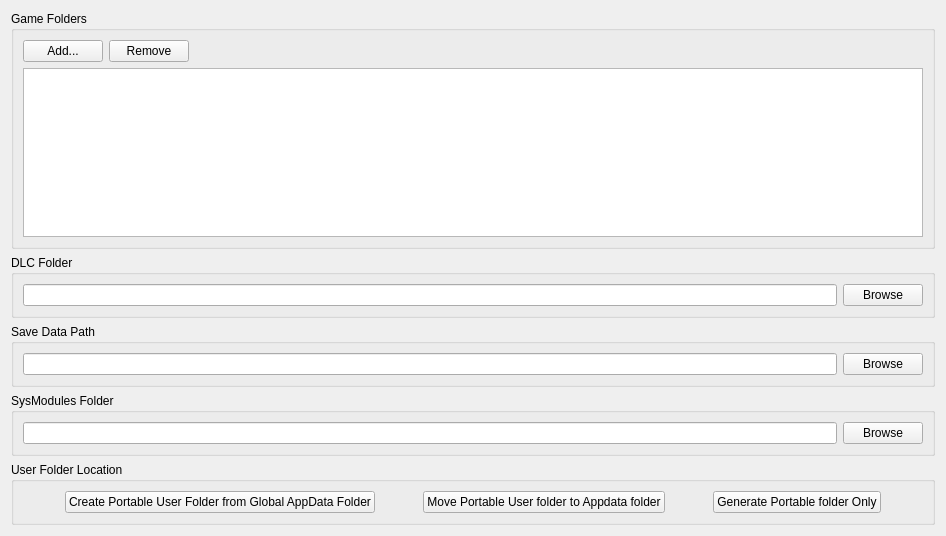
						<widget class="QWidget" name="pathsTabContents">
							<property name="geometry">
								<rect>
									<x>0</x>
									<y>0</y>
									<width>946</width>
									<height>536</height>
								</rect>
							</property>
							<layout class="QVBoxLayout" name="pathsTabLayout">
								<item>
									<widget class="QGroupBox" name="gameFoldersGroupBox">
										<property name="title">
											<string>Game Folders</string>
										</property>
										<layout class="QVBoxLayout" name="verticalLayout">
											<item>
												<layout class="QHBoxLayout" name="horizontalLayout_3">
													<item>
														<widget class="QPushButton" name="addFolderButton">
															<property name="text">
																<string>Add...</string>
															</property>
														</widget>
													</item>
													<item>
														<widget class="QPushButton" name="removeFolderButton">
															<property name="text">
																<string>Remove</string>
															</property>
														</widget>
													</item>
													<item>
														<spacer name="horizontalSpacer">
															<property name="orientation">
																<enum>Qt::Orientation::Horizontal</enum>
															</property>
															<property name="sizeHint" stdset="0">
																<size>
																	<width>40</width>
																	<height>20</height>
																</size>
															</property>
														</spacer>
													</item>
												</layout>
											</item>
											<item>
												<widget class="QListWidget" name="gameFoldersListWidget"/>
											</item>
										</layout>
									</widget>
								</item>
								<item>
									<widget class="QGroupBox" name="dlcFolderGroupBox_2">
										<property name="title">
											<string>DLC Folder</string>
										</property>
										<layout class="QVBoxLayout" name="dlcFolderGroupBox">
											<item>
												<layout class="QHBoxLayout" name="horizontalLayout_17">
													<item>
														<widget class="QLineEdit" name="currentDLCFolder">
															<property name="readOnly">
																<bool>true</bool>
															</property>
														</widget>
													</item>
													<item>
														<widget class="QPushButton" name="folderButton">
															<property name="text">
																<string>Browse</string>
															</property>
														</widget>
													</item>
												</layout>
											</item>
										</layout>
									</widget>
								</item>
								<item>
									<widget class="QGroupBox" name="saveDataGroupBox">
										<property name="title">
											<string>Save Data Path</string>
										</property>
										<layout class="QVBoxLayout" name="saveDataLayout">
											<item>
												<layout class="QHBoxLayout" name="horizontalLayout_4">
													<item>
														<widget class="QLineEdit" name="currentSaveDataPath">
															<property name="readOnly">
																<bool>true</bool>
															</property>
														</widget>
													</item>
													<item>
														<widget class="QPushButton" name="browseButton">
															<property name="text">
																<string>Browse</string>
															</property>
														</widget>
													</item>
												</layout>
											</item>
										</layout>
									</widget>
								</item>
								<item>
									<widget class="QGroupBox" name="SysModulesFolderGroupBox_2">
										<property name="title">
											<string>SysModules Folder</string>
										</property>
										<layout class="QVBoxLayout" name="SysModulesFolderGroupBox">
											<item>
												<layout class="QHBoxLayout" name="horizontalLayout_117">
													<item>
														<widget class="QLineEdit" name="currentSysModulesPath">
															<property name="readOnly">
																<bool>true</bool>
															</property>
														</widget>
													</item>
													<item>
														<widget class="QPushButton" name="browseSysModulesButton">
															<property name="text">
																<string>Browse</string>
															</property>
														</widget>
													</item>
												</layout>
											</item>
										</layout>
									</widget>
								</item>

								<item>
									<widget class="QGroupBox" name="PortableUserFolderGroupBox">
										<property name="title">
											<string>User Folder Location</string>
										</property>
										<layout class="QVBoxLayout" name="verticalLayout_2">
											<item>
												<layout class="QHBoxLayout" name="horizontalLayout_9">
													<item>
														<spacer name="horizontalSpacer_6">
															<property name="orientation">
																<enum>Qt::Orientation::Horizontal</enum>
															</property>
															<property name="sizeHint" stdset="0">
																<size>
																	<width>40</width>
																	<height>20</height>
																</size>
															</property>
														</spacer>
													</item>
													<item>
														<widget class="QPushButton" name="PortableUserButton">
															<property name="sizePolicy">
																<sizepolicy hsizetype="Preferred" vsizetype="Fixed">
																	<horstretch>0</horstretch>
																	<verstretch>0</verstretch>
																</sizepolicy>
															</property>
															<property name="text">
																<string>Create Portable User Folder from Global AppData Folder</string>
															</property>
														</widget>
													</item>
													<item>
														<spacer name="horizontalSpacer_5">
															<property name="orientation">
																<enum>Qt::Orientation::Horizontal</enum>
															</property>
															<property name="sizeHint" stdset="0">
																<size>
																	<width>40</width>
																	<height>20</height>
																</size>
															</property>
														</spacer>
													</item>

													<item>
														<widget class="QPushButton" name="GlobalUserButton">
															<property name="sizePolicy">
																<sizepolicy hsizetype="Preferred" vsizetype="Fixed">
																	<horstretch>0</horstretch>
																	<verstretch>0</verstretch>
																</sizepolicy>
															</property>
															<property name="text">
																<string>Move Portable User folder to Appdata folder</string>
															</property>
														</widget>
													</item>
													<item>
														<spacer name="horizontalSpacer_52">
															<property name="orientation">
																<enum>Qt::Orientation::Horizontal</enum>
															</property>
															<property name="sizeHint" stdset="0">
																<size>
																	<width>40</width>
																	<height>20</height>
																</size>
															</property>
														</spacer>
													</item>

													<item>
														<widget class="QPushButton" name="CreateUserButton">
															<property name="sizePolicy">
																<sizepolicy hsizetype="Preferred" vsizetype="Fixed">
																	<horstretch>0</horstretch>
																	<verstretch>0</verstretch>
																</sizepolicy>
															</property>
															<property name="text">
																<string>Generate Portable folder Only</string>
															</property>
														</widget>
													</item>
													<item>
														<spacer name="horizontalSpacer_51">
															<property name="orientation">
																<enum>Qt::Orientation::Horizontal</enum>
															</property>
															<property name="sizeHint" stdset="0">
																<size>
																	<width>40</width>
																	<height>20</height>
																</size>
															</property>
														</spacer>
													</item>

												</layout>
											</item>
										</layout>
									</widget>
								</item>
							</layout>
						</widget>
